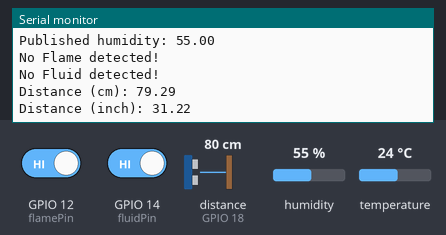
The sketch below on a simulated ESP32. On the bench: the last lines printed to the serial monitor. Wiring (inferred from the names in the program): ultrasonic range finder: trigger GPIO 5; echo GPIO 18. Inputs (shaded band) come from the test bench; at power-on: GPIO 12 (flamePin) HIGH, GPIO 14 (fluidPin) HIGH, distance to the obstacle (sensor on GPIO 18) 80 cm, humidity 55 %, temperature 24 °C. The echo pulse lasts 58.3 µs per cm; WiFi joins after 1.5 s; servers stay silent unless stated; no MQTT or app messages arrive unless stated.

Above: at 2.7 s.
2.8 s: GPIO 12 (flamePin) driven LOW
6.1 s: GPIO 14 (fluidPin) driven LOW
9.2 s: distance to the obstacle (sensor on GPIO 18) set to 2 cm
At 10.4 s:
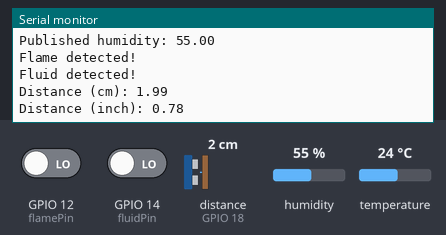
10.7 s: humidity set to 22 %
12.2 s: temperature set to 12 °C
13.7 s: distance to the obstacle (sensor on GPIO 18) set to 4 cm
At 14.6 s:
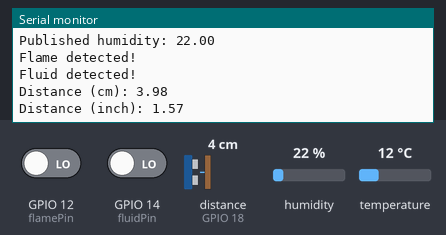
Timing chart, 0 to 16.2 s (numbered marks = the images above; inputs shaded):
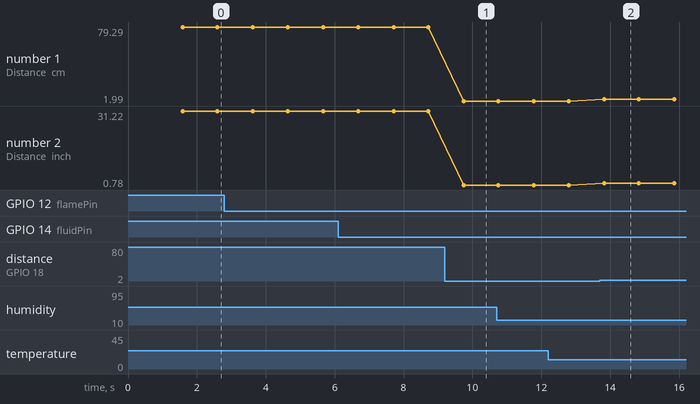

The sketch:

esp32-mqtt.ino
```cpp
#include <WiFi.h>
#include <PubSubClient.h>
#include <WiFiClientSecure.h>
#include <DHT.h>

// WiFi Parameters
const char* WIFI_SSID = "EL_DIRECTOR";
const char* WIFI_PASSWORD = "trypassword";

// MQTT Server Parameters
const char* MQTT_CLIENT_ID = "ESP32Client";
const char* MQTT_BROKER = "3efe6d8d8deb46a79cf3fced831f468b.s1.eu.hivemq.cloud";
const char* MQTT_USER = "M4hmoud";
const char* MQTT_PASSWORD = "Boumaiza03";
const char* MQTT_TOPIC1 = "temperature";
const char* MQTT_TOPIC2 = "humidity";
const char* MQTT_TOPIC3 = "flame";
const char* MQTT_TOPIC4 = "fluid";
const char* MQTT_TOPIC5 = "motion";

// DHT11 Sensor
#define DHT_PIN 15
#define DHT_TYPE DHT11
DHT dht(DHT_PIN, DHT_TYPE);

//Flame Sensor
const int flamePin = 12;

//Fluid Sensor
const int fluidPin = 14;

//Utrasonic sensor
const int trigPin = 5;
const int echoPin = 18;

//define sound speed in cm/uS
#define SOUND_SPEED 0.034
#define CM_TO_INCH 0.393701

long duration;
float distanceCm;
float distanceInch;

WiFiClientSecure espClient;
PubSubClient client(espClient);

void reconnect() {
  while(!client.connected()) {
    Serial.print("\nAttempting MQTT connection...");
    if(client.connect(MQTT_CLIENT_ID, MQTT_USER, MQTT_PASSWORD)) {
      Serial.print("\nConnected to ");
      Serial.println(MQTT_BROKER);
    } else {
      Serial.print("failed, rc=");
      Serial.print(client.state());
      Serial.println("\nTrying to connect again in 5 seconds");
      delay(5000);
    }    }
}

void setup() {
  Serial.begin(115200);

  // Connect to WiFi
  Serial.print("Connecting to WiFi");
  WiFi.begin(WIFI_SSID, WIFI_PASSWORD);
  while (WiFi.status() != WL_CONNECTED) {
    Serial.print(".");
    delay(100);
  }
  Serial.println(" Connected!");

  // Load the CA certificate
  const char* root_ca PROGMEM = R"EOF(
-----BEGIN CERTIFICATE-----
MIIFazCCA1OgAwIBAgIRAIIQz7DSQONZRGPgu2OCiwAwDQYJKoZIhvcNAQELBQAw
TzELMAkGA1UEBhMCVVMxKTAnBgNVBAoTIEludGVybmV0IFNlY3VyaXR5IFJlc2Vh
cmNoIEdyb3VwMRUwEwYDVQQDEwxJU1JHIFJvb3QgWDEwHhcNMTUwNjA0MTEwNDM4
WhcNMzUwNjA0MTEwNDM4WjBPMQswCQYDVQQGEwJVUzEpMCcGA1UEChMgSW50ZXJu
ZXQgU2VjdXJpdHkgUmVzZWFyY2ggR3JvdXAxFTATBgNVBAMTDElTUkcgUm9vdCBY
MTCCAiIwDQYJKoZIhvcNAQEBBQADggIPADCCAgoCggIBAK3oJHP0FDfzm54rVygc
h77ct984kIxuPOZXoHj3dcKi/vVqbvYATyjb3miGbESTtrFj/RQSa78f0uoxmyF+
0TM8ukj13Xnfs7j/EvEhmkvBioZxaUpmZmyPfjxwv60pIgbz5MDmgK7iS4+3mX6U
A5/TR5d8mUgjU+g4rk8Kb4Mu0UlXjIB0ttov0DiNewNwIRt18jA8+o+u3dpjq+sW
T8KOEUt+zwvo/7V3LvSye0rgTBIlDHCNAymg4VMk7BPZ7hm/ELNKjD+Jo2FR3qyH
B5T0Y3HsLuJvW5iB4YlcNHlsdu87kGJ55tukmi8mxdAQ4Q7e2RCOFvu396j3x+UC
B5iPNgiV5+I3lg02dZ77DnKxHZu8A/lJBdiB3QW0KtZB6awBdpUKD9jf1b0SHzUv
KBds0pjBqAlkd25HN7rOrFleaJ1/ctaJxQZBKT5ZPt0m9STJEadao0xAH0ahmbWn
OlFuhjuefXKnEgV4We0+UXgVCwOPjdAvBbI+e0ocS3MFEvzG6uBQE3xDk3SzynTn
jh8BCNAw1FtxNrQHusEwMFxIt4I7mKZ9YIqioymCzLq9gwQbooMDQaHWBfEbwrbw
qHyGO0aoSCqI3Haadr8faqU9GY/rOPNk3sgrDQoo//fb4hVC1CLQJ13hef4Y53CI
rU7m2Ys6xt0nUW7/vGT1M0NPAgMBAAGjQjBAMA4GA1UdDwEB/wQEAwIBBjAPBgNV
HRMBAf8EBTADAQH/MB0GA1UdDgQWBBR5tFnme7bl5AFzgAiIyBpY9umbbjANBgkq
hkiG9w0BAQsFAAOCAgEAVR9YqbyyqFDQDLHYGmkgJykIrGF1XIpu+ILlaS/V9lZL
ubhzEFnTIZd+50xx+7LSYK05qAvqFyFWhfFQDlnrzuBZ6brJFe+GnY+EgPbk6ZGQ
3BebYhtF8GaV0nxvwuo77x/Py9auJ/GpsMiu/X1+mvoiBOv/2X/qkSsisRcOj/KK
NFtY2PwByVS5uCbMiogziUwthDyC3+6WVwW6LLv3xLfHTjuCvjHIInNzktHCgKQ5
ORAzI4JMPJ+GslWYHb4phowim57iaztXOoJwTdwJx4nLCgdNbOhdjsnvzqvHu7Ur
TkXWStAmzOVyyghqpZXjFaH3pO3JLF+l+/+sKAIuvtd7u+Nxe5AW0wdeRlN8NwdC
jNPElpzVmbUq4JUagEiuTDkHzsxHpFKVK7q4+63SM1N95R1NbdWhscdCb+ZAJzVc
oyi3B43njTOQ5yOf+1CceWxG1bQVs5ZufpsMljq4Ui0/1lvh+wjChP4kqKOJ2qxq
4RgqsahDYVvTH9w7jXbyLeiNdd8XM2w9U/t7y0Ff/9yi0GE44Za4rF2LN9d11TPA
mRGunUHBcnWEvgJBQl9nJEiU0Zsnvgc/ubhPgXRR4Xq37Z0j4r7g1SgEEzwxA57d
emyPxgcYxn/eR44/KJ4EBs+lVDR3veyJm+kXQ99b21/+jh5Xos1AnX5iItreGCc=
-----END CERTIFICATE-----)EOF";

  //const char* server_cert = "";
  //const char* server_key = "";

  espClient.setCACert(root_ca);
  //espClient.setCertificate(server_cert);  // for client verification
  //espClient.setPrivateKey(server_key);

  // Connect to MQTT Broker with TLS
  Serial.print("Connecting to MQTT server... ");
  client.setServer(MQTT_BROKER, 8883);
  if (client.connect(MQTT_CLIENT_ID, MQTT_USER, MQTT_PASSWORD)) {
    Serial.println("Connected!");
  } else {
    Serial.println("Connection failed.");
  }

  // flame sensor setup
  pinMode(flamePin, INPUT);

  // fluid sensor setup
  pinMode(fluidPin, INPUT);
  // Ultrasonic setup
  pinMode(trigPin, OUTPUT); // Sets the trigPin as an Output
  pinMode(echoPin, INPUT); // Sets the echoPin as an Input
}

void loop() {
  if(!client.connected()) {
    reconnect();
  }
  client.loop();

  // Measure weather conditions
  float temperature = dht.readTemperature();
  float humidity = dht.readHumidity();
  if (!isnan(temperature)) {
    client.publish(MQTT_TOPIC1, String(temperature).c_str());
    Serial.println("Published temperature: " + String(temperature));
  }

  if (!isnan(humidity)) {
    client.publish(MQTT_TOPIC2, String(humidity).c_str());
    Serial.println("Published humidity: " + String(humidity));
  }

  // Measure Flame condition
  int flameDetected = digitalRead(flamePin);
  if (flameDetected == LOW) {
    client.publish(MQTT_TOPIC3, "1");
    Serial.println("Flame detected!");
  } else {
    client.publish(MQTT_TOPIC3, "0");
    Serial.println("No Flame detected!");
  }

  // Measure Fluid condition
  int fluidDetected = digitalRead(fluidPin);
  if (fluidDetected == LOW) {
    client.publish(MQTT_TOPIC4, "1");
    Serial.println("Fluid detected!");
  } else {
    client.publish(MQTT_TOPIC4, "0");
    Serial.println("No Fluid detected!");
  }

  //measure motion condition
  // Clears the trigPin
  digitalWrite(trigPin, LOW);
  delayMicroseconds(2);
  // Sets the trigPin on HIGH state for 10 micro seconds
  digitalWrite(trigPin, HIGH);
  delayMicroseconds(10);
  digitalWrite(trigPin, LOW);

  // Reads the echoPin, returns the sound wave travel time in microseconds
  duration = pulseIn(echoPin, HIGH);

  // Calculate the distance
  distanceCm = duration * SOUND_SPEED/2;

  // Convert to inches
  distanceInch = distanceCm * CM_TO_INCH;

  //publish motion detection
  if(distanceInch <= 8) {
    client.publish(MQTT_TOPIC5, "1");
  } else {
    client.publish(MQTT_TOPIC5, "0");
  }

  // Prints the distance in the Serial Monitor
  Serial.print("Distance (cm): ");
  Serial.println(distanceCm);
  Serial.print("Distance (inch): ");
  Serial.println(distanceInch);

  delay(1000);
}
```

Measured:
- after the input at 9.2 s, the serial monitor: prints a new line after 0.55 s (image 1)
- after the input at 13.7 s, the serial monitor: prints a new line after 0.12 s (image 2)
- plotted number 1: 79.29 → 1.99 after the input at 9.2 s, 1.99 → 3.98 after the input at 13.7 s
- plotted number 2: 31.22 → 0.78 after the input at 9.2 s, 0.78 → 1.57 after the input at 13.7 s
